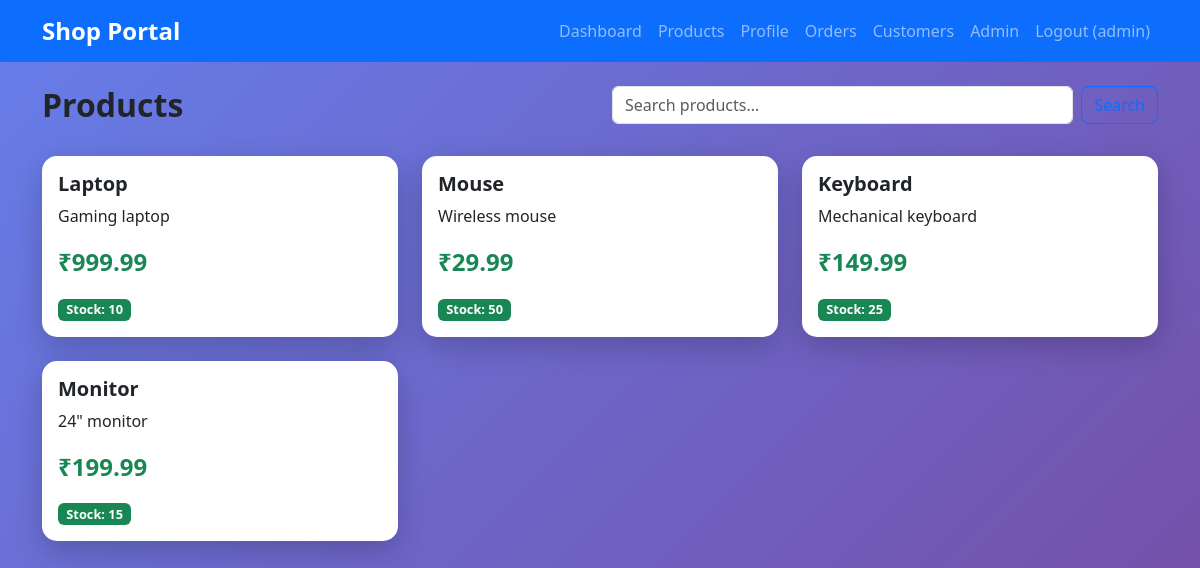
Screenshot of /products (signed in) with the database file from the repository.
### tables this page shows
CREATE TABLE products (
            id INTEGER PRIMARY KEY AUTOINCREMENT,
            name TEXT NOT NULL,
            description TEXT,
            price REAL NOT NULL,
            stock INTEGER NOT NULL
        );

### app.py (the view)
@app.route('/products')
def products():
    if 'user_id' not in session:
        return redirect(url_for('login'))
    search = request.args.get('search', '')
    conn = get_db_connection()
    query = f"""
        SELECT * FROM products
        WHERE name LIKE '%{search}%' OR description LIKE '%{search}%'
    """
    print(f"PRODUCTS SQL: {query}")
    products = conn.execute(query).fetchall()
    conn.close()
    return render_template('products.html', products=products, user=session)

### app.py (called while the page is built)
def get_db_connection():
    conn = sqlite3.connect('shop.db')
    conn.row_factory = sqlite3.Row
    return conn

### templates/products.html (shortened to what this page needs)
{% extends "base.html" %}
{% block content %}
<div class="row mb-4">
    <div class="col-md-6">
        <h2>Products</h2>
    </div>
    <div class="col-md-6">
        <form method="GET" class="d-flex">
            <input type="text" name="search" class="form-control me-2" placeholder="Search products..." value="">
            <button type="submit" class="btn btn-outline-primary">Search</button>
        </form>
    </div>
</div>
<div class="row">
    {% for product in products %}
    <div class="col-md-4 mb-4">
        <div class="card h-100">
            <div class="card-body">
                <h5 class="card-title">{{ product.name }}</h5>
                <p class="card-text">{{ product.description }}</p>
                <p class="fw-bold text-success fs-4">₹{{ "%.2f"|format(product.price) }}</p>
                <span class="badge bg-{{ 'success' if product.stock > 0 else 'danger' }}">
                    Stock: {{ product.stock }}
                </span>
            </div>
        </div>
    </div>
    {% endfor %}
</div>
{% endblock %}

### static/style.css (style rules this page uses)
body { background: linear-gradient(135deg, #667eea 0%, #764ba2 100%); min-height: 100vh; font-family: 'Segoe UI', Tahoma, Geneva, Verdana, sans-serif; }
.card { border: none; border-radius: 15px; box-shadow: 0 10px 30px rgba(0,0,0,0.2); transition: transform 0.2s; }
.btn { border-radius: 8px; font-weight: 500; }
h2, h3, h4, h5, h6 { font-weight: 600; }
.badge { font-size: 0.8em; }

### rows the page displays
products: name "Laptop", description "Gaming laptop", price "999.99", stock "10"
products: name "Mouse", description "Wireless mouse", price "29.99", stock "50"
products: name "Keyboard", description "Mechanical keyboard", price "149.99", stock "25"
products: name "Monitor", description "24\" monitor", price "199.99", stock "15"

### other values shown
{{ session.username }} "admin"
